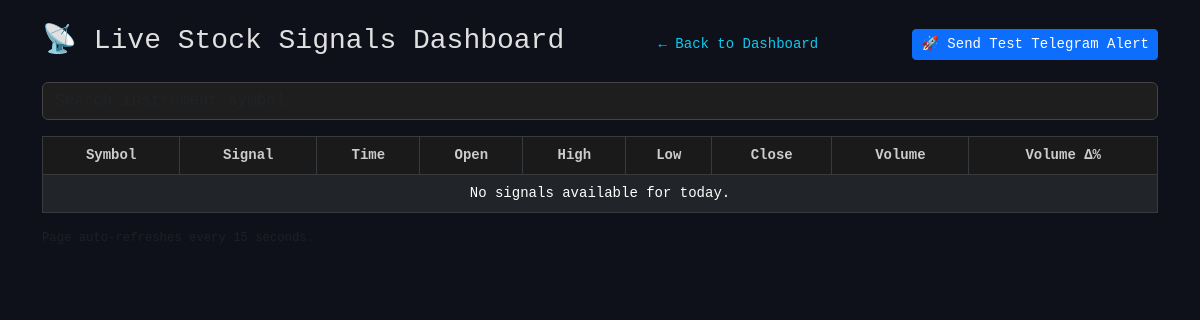
/signals_nse_stock, run on an earlier commit of the app's database.
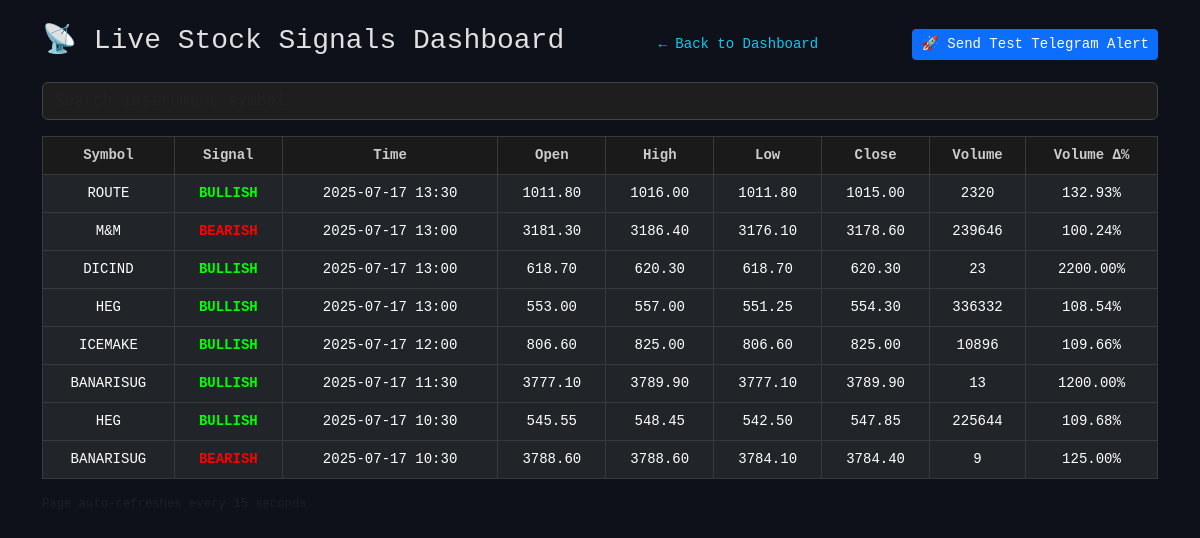
And on a later commit of the database.
### tables this page shows
CREATE TABLE signals_nse_stocks (
    id INTEGER PRIMARY KEY AUTOINCREMENT,
    symbol TEXT,
    signal_type TEXT,
    signal_time TEXT,
    open REAL, high REAL, low REAL, close REAL,
    volume REAL, volume_delta REAL
);

### app_vpa.py (the view)
@app.route("/signals_nse_stock")
def view_signals_nse_stock():
    conn = sqlite3.connect('signals.db')
    conn.row_factory = sqlite3.Row
    cursor = conn.cursor()
    today = datetime.now().strftime("%Y-%m-%d")
    cursor.execute("""
        SELECT * FROM signals_nse_stocks
        WHERE DATE(signal_time) = ?
        ORDER BY signal_time DESC
    """, (today,))
    rows = cursor.fetchall()
    conn.close()
    return render_template("signals_nse_stock.html", signals=rows)

### app_vpa.py (called while the page is built)
@app.before_request
def extend_session():
    session.permanent = True

### templates/signals_nse_stock.html (shortened to what this page needs)
<!DOCTYPE html>
<html lang="en">
<head>
    <link href="https://cdn.jsdelivr.net/npm/bootstrap@5.3.0/dist/css/bootstrap.min.css" rel="stylesheet">
</head>
<body>
    <div class="container py-4">
        <div class="d-flex justify-content-between align-items-center mb-3">
            <h3>📡 Live Stock Signals Dashboard</h3>
            <a href="/" class="back-link">← Back to Dashboard</a>
            <div class="col-auto d-flex align-items-end">
                <button id="testTelegramBtn" class="btn btn-sm btn-primary">🚀 Send Test Telegram Alert</button>
            </div>
        </div>
        <input type="text" id="searchInput" class="form-control mb-3" placeholder="Search instrument symbol...">
        <table class="table table-dark table-bordered table-hover" id="signalsTable">
            <thead>
                <tr>
                    <th>Symbol</th>
                    <th>Signal</th>
                    <th>Time</th>
                    <th>Open</th>
                    <th>High</th>
                    <th>Low</th>
                    <th>Close</th>
                    <th>Volume</th>
                    <th>Volume Δ%</th>
                </tr>
            </thead>
            <tbody>
                {% if signals %}
                {% for row in signals %}
                <tr>
                    <td>{{ row.symbol }}</td>
                    <td>
                        <strong style="color: {{ 'lime' if row.signal_type == 'BULLISH' else 'red' }}">
                            {{ row.signal_type }}
                        </strong>
                    </td>
                    <td>{{ row.signal_time[:16] }}</td>
                    <td>{{ "%.2f"|format(row.open) }}</td>
                    <td>{{ "%.2f"|format(row.high) }}</td>
                    <td>{{ "%.2f"|format(row.low) }}</td>
                    <td>{{ "%.2f"|format(row.close) }}</td>
                    <td>{{ "%.0f"|format(row.volume) }}</td>
                    <td>{{ "%.2f"|format(row.volume_delta) }}%</td>
                </tr>
                {% endfor %}
                {% else %}
                <tr>
                    <td colspan="9" class="text-center">No signals available for today.</td>
                </tr>
                {% endif %}
            </tbody>
        </table>
        <p class="text-muted small mt-3">Page auto-refreshes every 15 seconds.</p>
    </div>
</body>
</html>

### templates/signals_nse_stock.html (style rules this page uses)
body { font-family: 'Roboto Mono', monospace; font-size: 14px; background-color: #0f111a; color: #e0e0e0; }
.table-dark th, .table-dark td { vertical-align: middle; text-align: center; }
.table th, .table td { vertical-align: middle; text-align: center; font-size: 14px; }
.table thead th { position: sticky; top: 0; z-index: 2; background-color: #1a1a1a; color: #ccc; }
input.form-control { background-color: #1e1e1e; color: #fff; border: 1px solid #444; }
.back-link { color: #0dcaf0; text-decoration: none; }

What changed in the data, as far as the page shows it:
added signals_nse_stocks: symbol "ROUTE", signal_type "BULLISH", signal_time "2025-07-17 13:30", open "1011.80", high "1016.00", low "1011.80", close "1015.00", volume "2320", volume_delta "132.93"
added signals_nse_stocks: symbol "M&M", signal_type "BEARISH", signal_time "2025-07-17 13:00", open "3181.30", high "3186.40", low "3176.10", close "3178.60", volume "239646", volume_delta "100.24"
added signals_nse_stocks: symbol "DICIND", signal_type "BULLISH", signal_time "2025-07-17 13:00", open "618.70", high "620.30", low "618.70", close "620.30", volume "23", volume_delta "2200.00"
added signals_nse_stocks: symbol "HEG", signal_type "BULLISH", signal_time "2025-07-17 13:00", open "553.00", high "557.00", low "551.25", close "554.30", volume "336332", volume_delta "108.54"
added signals_nse_stocks: symbol "ICEMAKE", signal_type "BULLISH", signal_time "2025-07-17 12:00", open "806.60", high "825.00", low "806.60", close "825.00", volume "10896", volume_delta "109.66"
added signals_nse_stocks: symbol "BANARISUG", signal_type "BULLISH", signal_time "2025-07-17 11:30", open "3777.10", high "3789.90", low "3777.10", close "3789.90", volume "13", volume_delta "1200.00"
added signals_nse_stocks: symbol "HEG", signal_type "BULLISH", signal_time "2025-07-17 10:30", open "545.55", high "548.45", low "542.50", close "547.85", volume "225644", volume_delta "109.68"
added signals_nse_stocks: symbol "BANARISUG", signal_type "BEARISH", signal_time "2025-07-17 10:30", open "3788.60", high "3788.60", low "3784.10", close "3784.40", volume "9", volume_delta "125.00"
Also different on the page:
text no longer shown: "No signals available for today."
